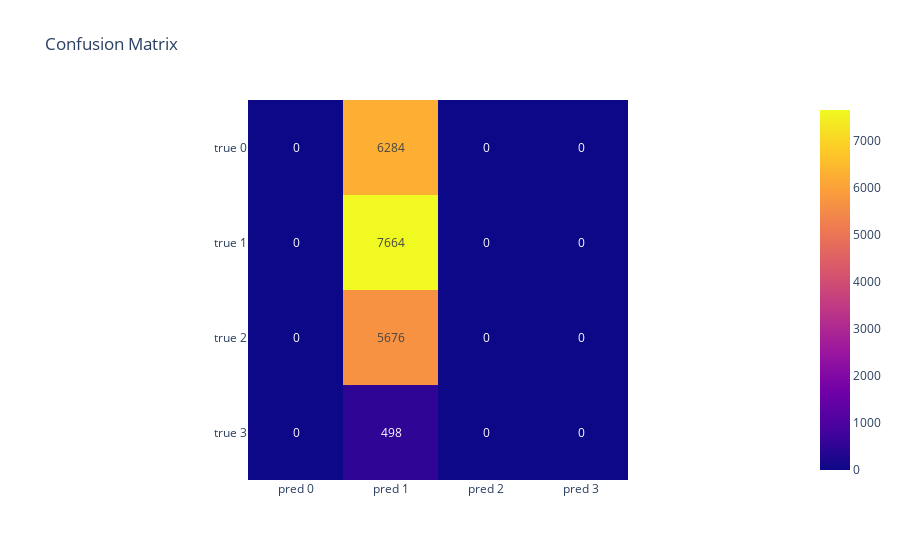
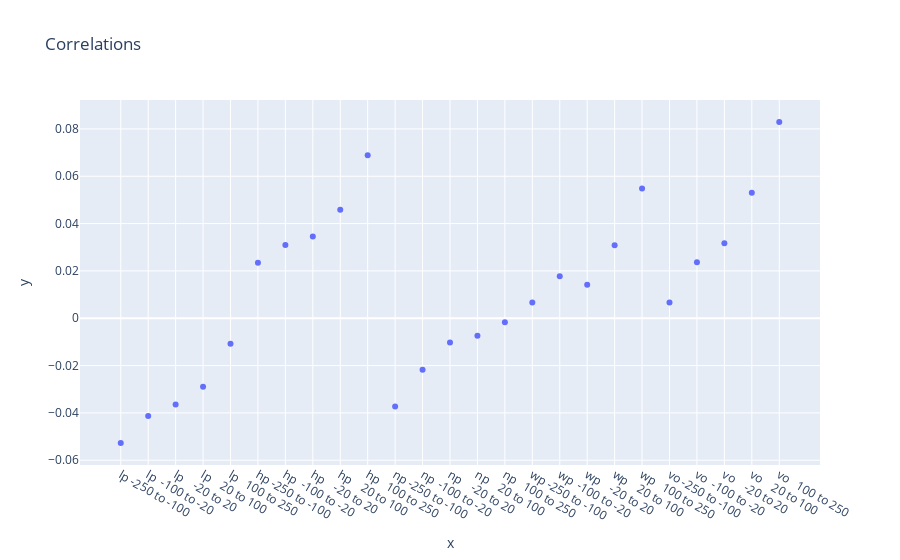

Notebook cell for these charts, in order:
### Code cell
# Calculate the confusion matrix
cm = confusion_matrix(y_test, predictions)

# Convert the confusion matrix to a Pandas dataframe
cm_df = pd.DataFrame(cm, index=['true 0', 'true 1', 'true 2', 'true 3'], columns=['pred 0', 'pred 1', 'pred 2', 'pred 3'])

# Create a heatmap of the confusion matrix
fig = px.imshow(cm_df, title='Confusion Matrix', text_auto=True)
fig.show()

# Calculate the correlations between the columns and the label
correlations = df_all.corr()['label'].iloc[:25]

# Create a scatter plot of the correlations
fig = px.scatter(x=correlations.index, y=correlations, title='Correlations')
fig.show()

# Create a dataframe from the correlations
correlations_df = pd.DataFrame(correlations)

correlations_df.style.background_gradient(cmap ='viridis')\
.set_properties(**{'font-size': '20px'})

### Figure 1 — Plotly figure (JSON) as saved in the notebook; plotly's stock layout.template omitted (floating-point values rounded to 4 significant figures)
{"data": [{"coloraxis": "coloraxis", "hovertemplate": "x: %{x}<br>y: %{y}<br>color: %{z}<extra></extra>", "name": "0", "texttemplate": "%{z}", "type": "heatmap", "x": ["pred 0", "pred 1", "pred 2", "pred 3"], "xaxis": "x", "y": ["true 0", "true 1", "true 2", "true 3"], "yaxis": "y", "z": [[0, 6284, 0, 0], [0, 7664, 0, 0], [0, 5676, 0, 0], [0, 498, 0, 0]]}], "layout": {"coloraxis": {"colorscale": [[0, "#0d0887"], [0.1111, "#46039f"], [0.2222, "#7201a8"], [0.3333, "#9c179e"], [0.4444, "#bd3786"], [0.5556, "#d8576b"], [0.6667, "#ed7953"], [0.7778, "#fb9f3a"], [0.8889, "#fdca26"], [1, "#f0f921"]]}, "title": {"text": "Confusion Matrix"}, "xaxis": {"anchor": "y", "constrain": "domain", "domain": [0, 1], "scaleanchor": "y"}, "yaxis": {"anchor": "x", "autorange": "reversed", "constrain": "domain", "domain": [0, 1]}}}

### Figure 2 — Plotly figure (JSON) as saved in the notebook; plotly's stock layout.template omitted (floating-point values rounded to 4 significant figures)
{"data": [{"hovertemplate": "x=%{x}<br>y=%{y}<extra></extra>", "legendgroup": "", "marker": {"color": "#636efa", "symbol": "circle"}, "mode": "markers", "name": "", "orientation": "v", "showlegend": false, "type": "scatter", "x": ["lp -250 to -100", "lp  -100 to -20", "lp    -20 to 20", "lp    20 to 100", "lp   100 to 250", "hp -250 to -100", "hp  -100 to -20", "hp    -20 to 20", "hp    20 to 100", "hp   100 to 250", "np -250 to -100", "np  -100 to -20", "np    -20 to 20", "np    20 to 100", "np   100 to 250", "wp -250 to -100", "wp  -100 to -20", "wp    -20 to 20", "wp    20 to 100", "wp   100 to 250", "vo -250 to -100", "vo  -100 to -20", "vo    -20 to 20", "vo    20 to 100", "vo   100 to 250"], "xaxis": "x", "y": [-0.05271, -0.04128, -0.03644, -0.02891, -0.01072, 0.02346, 0.03094, 0.03457, 0.04589, 0.06889, -0.03734, -0.02181, -0.01028, -0.007415, -0.00167, 0.006657, 0.01771, 0.01414, 0.03086, 0.05479, 0.006672, 0.02362, 0.03172, 0.05299, 0.08292], "yaxis": "y"}], "layout": {"legend": {"tracegroupgap": 0}, "title": {"text": "Correlations"}, "xaxis": {"anchor": "y", "domain": [0, 1], "title": {"text": "x"}}, "yaxis": {"anchor": "x", "domain": [0, 1], "title": {"text": "y"}}}}
